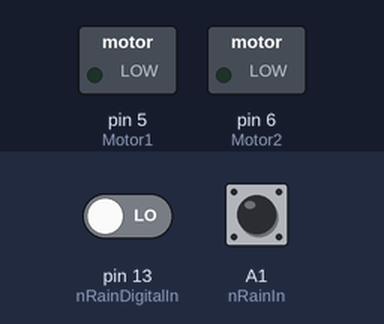
A sketch run on a simulated Arduino Uno, built with avr-gcc and run on an emulated ATmega328P. Parts: switched loads named in the sketch (green lamp = pin HIGH). The test bench sets the inputs (shaded band); at power-on: pin 13 (nRainDigitalIn) LOW, A1 (nRainIn) HIGH. What the sketch prints to the serial monitor is not drawn.

Above: at 1.2 s.
1.3 s: pin 13 (nRainDigitalIn) driven HIGH
At 3.6 s:
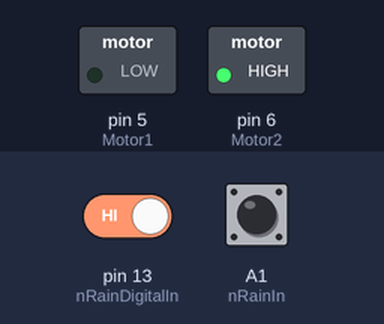
14.8 s: pin 13 (nRainDigitalIn) driven LOW
At 18.6 s:
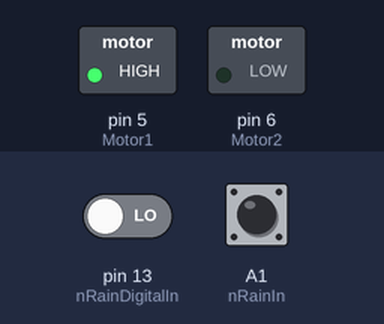
Timing chart, 0 to 34.5 s (numbered marks = the images above; inputs shaded):
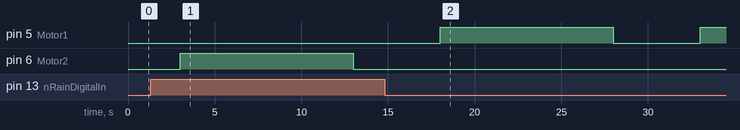

Measured:
- after the input at 1.3 s, pin 5 (Motor1): stays LOW (without the input it goes to HIGH after 1.7 s); pin 6 (Motor2): LOW → HIGH after 1.7 s, → LOW 10.0 s later
- after the input at 14.8 s, pin 5 (Motor1): LOW → HIGH after 3.2 s, → LOW 10.0 s later, → HIGH 5.0 s later; pin 6 (Motor2): stays LOW (without the input it goes to HIGH after 3.2 s)

The sketch:

rain_inspect.ino
```cpp
#include <Wire.h>
//#include <LiquidCrystal_I2C.h>

//LiquidCrystal_I2C lcd(0x3F, 16, 2); // I2C: 0x3F, 16x2 LCD
//VO →5.0V
//GND →GND
//DO →D13
//AO →A1
int nRainIn = A1;
int nRainDigitalIn = 13;
int nRainVal;
boolean bIsRaining = false;
String strRaining;
int Motor1 = 5;
int Motor2 = 6;


void setup()
{
  pinMode(Motor1, OUTPUT);
  pinMode(Motor2, OUTPUT);
  Serial.begin(9600);
  Serial.println("LM393");
}

void loop()
{
  delay(3000);

  nRainVal = digitalRead(nRainIn);
  bIsRaining = !(digitalRead(nRainDigitalIn));

  if (bIsRaining) {
    strRaining = "YES";
    Serial.print("Rain  :  ");
    Serial.print(strRaining);
    Serial.println("  ");
      //逆転（正転）伸びる
    digitalWrite(Motor1, HIGH); //５番ピンに６～２５５を出力
    digitalWrite(Motor2, LOW);
    Serial.print("のびた");
    delay(10000);
  }
  else {
    strRaining = "NO";
    Serial.print("Rain  :  ");
    Serial.print(strRaining);
    Serial.println("  ");
    //正転（逆転　縮む
    digitalWrite(Motor1, LOW);
    digitalWrite(Motor2, HIGH); //6番ピンに1を出力
    Serial.print("縮んだ");
    delay(10000);
  }
//静止
  digitalWrite(Motor1, LOW);
  digitalWrite(Motor2, LOW);
  delay(1000);

  Serial.print("Level :  ");
  Serial.print(nRainVal);
  Serial.println("  ");
  delay(1000);
}
```
